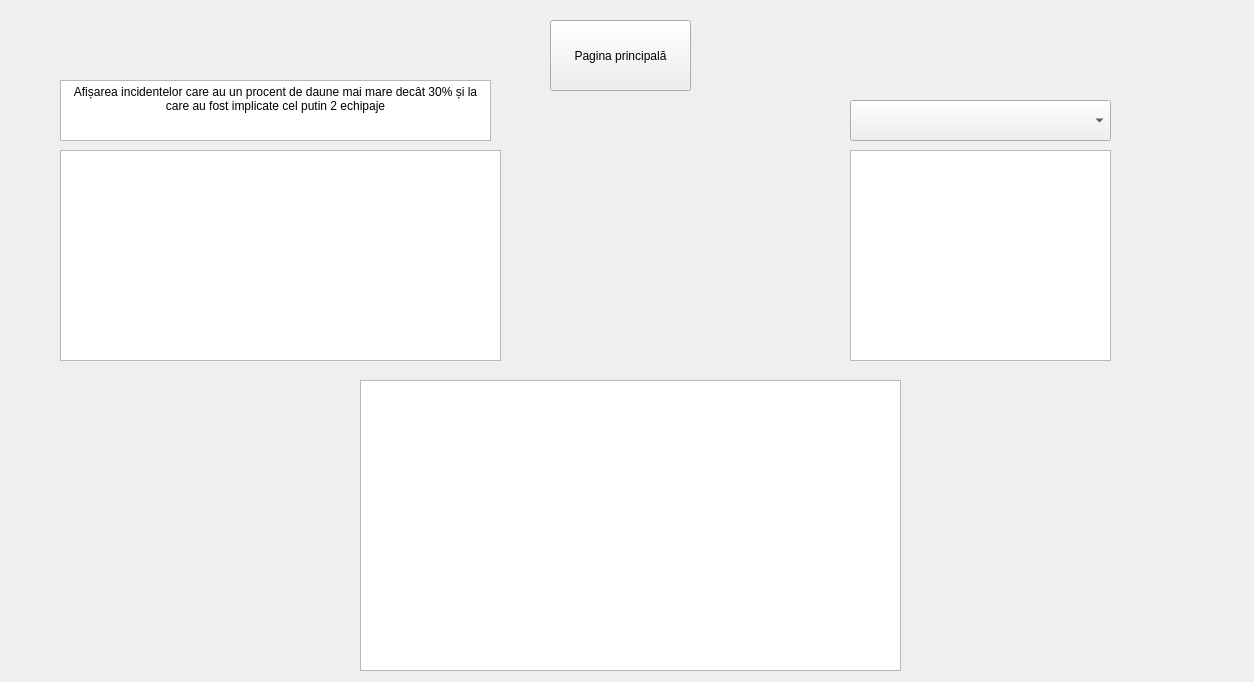
<?xml version="1.0" encoding="UTF-8"?>
<ui version="4.0">
 <class>Form</class>
 <widget class="QWidget" name="Form">
  <property name="geometry">
   <rect>
    <x>0</x>
    <y>0</y>
    <width>1254</width>
    <height>682</height>
   </rect>
  </property>
  <property name="windowTitle">
   <string>Form</string>
  </property>
  <widget class="QTableView" name="tableView">
   <property name="geometry">
    <rect>
     <x>360</x>
     <y>380</y>
     <width>541</width>
     <height>291</height>
    </rect>
   </property>
  </widget>
  <widget class="QPushButton" name="pushButton">
   <property name="geometry">
    <rect>
     <x>550</x>
     <y>20</y>
     <width>141</width>
     <height>71</height>
    </rect>
   </property>
   <property name="text">
    <string>Pagina principală</string>
   </property>
  </widget>
  <widget class="QTableView" name="tableView_2">
   <property name="geometry">
    <rect>
     <x>60</x>
     <y>150</y>
     <width>441</width>
     <height>211</height>
    </rect>
   </property>
  </widget>
  <widget class="QTextEdit" name="textEdit">
   <property name="geometry">
    <rect>
     <x>60</x>
     <y>80</y>
     <width>431</width>
     <height>61</height>
    </rect>
   </property>
   <property name="html">
    <string>&lt;!DOCTYPE HTML PUBLIC &quot;-//W3C//DTD HTML 4.0//EN&quot; &quot;http://www.w3.org/TR/REC-html40/strict.dtd&quot;&gt;
&lt;html&gt;&lt;head&gt;&lt;meta name=&quot;qrichtext&quot; content=&quot;1&quot; /&gt;&lt;meta charset=&quot;utf-8&quot; /&gt;&lt;style type=&quot;text/css&quot;&gt;
p, li { white-space: pre-wrap; }
hr { height: 1px; border-width: 0; }
li.unchecked::marker { content: &quot;\2610&quot;; }
li.checked::marker { content: &quot;\2612&quot;; }
&lt;/style&gt;&lt;/head&gt;&lt;body style=&quot; font-family:'Segoe UI'; font-size:9pt; font-weight:400; font-style:normal;&quot;&gt;
&lt;p align=&quot;center&quot; style=&quot; margin-top:0px; margin-bottom:0px; margin-left:0px; margin-right:0px; -qt-block-indent:0; text-indent:0px;&quot;&gt;Afișarea incidentelor care au un procent de daune mai mare decât 30% și la care au fost implicate cel putin 2 echipaje&lt;/p&gt;&lt;/body&gt;&lt;/html&gt;</string>
   </property>
  </widget>
  <widget class="QComboBox" name="comboBox">
   <property name="geometry">
    <rect>
     <x>850</x>
     <y>100</y>
     <width>261</width>
     <height>41</height>
    </rect>
   </property>
  </widget>
  <widget class="QTableView" name="tableView_3">
   <property name="geometry">
    <rect>
     <x>850</x>
     <y>150</y>
     <width>261</width>
     <height>211</height>
    </rect>
   </property>
  </widget>
 </widget>
 <resources/>
 <connections/>
</ui>
